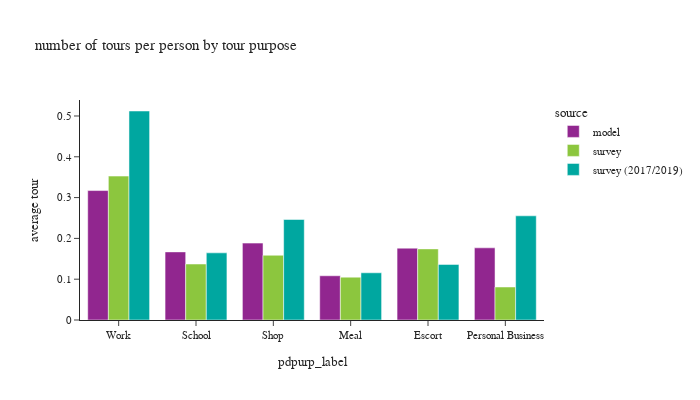

The notebook cell this image was saved under:
### Code cell
def plot_segment(df, tour_group_var,person_group_var,title_name):

    # df_plot
    fig = px.bar(df, x=tour_group_var[1], y="average tour", color="source",
                 barmode="group",title=title_name)
    fig.update_layout(height=400, width=700, font=dict(size=11),
                      yaxis=dict(tickformat=".2"))
    fig.show()

df_plot = df_tour.groupby(['source','pdpurp_label'])['toexpfac'].sum().reset_index(). \
    merge(df_person.groupby(['source'])['psexpfac'].sum().reset_index(), how='left', on=['source'])
df_plot['average tour'] = df_plot['toexpfac']/df_plot['psexpfac']
# df_plot
plot_segment(df_plot, tour_group_var=['source','pdpurp_label'],person_group_var=['source'],
             title_name="number of tours per person by tour purpose")

### Figure 1 — Plotly figure (JSON) as saved in the notebook; plotly's stock layout.template omitted (floating-point values rounded to 4 significant figures)
{"data": [{"alignmentgroup": "True", "hovertemplate": "source=model<br>pdpurp_label=%{x}<br>average tour=%{y}<extra></extra>", "legendgroup": "model", "marker": {"color": "#91268F", "pattern": {"shape": ""}}, "name": "model", "offsetgroup": "model", "orientation": "v", "showlegend": true, "textposition": "auto", "type": "bar", "x": ["Work", "School", "Shop", "Meal", "Escort", "Personal Business"], "xaxis": "x", "y": [0.3173, 0.1669, 0.1884, 0.1084, 0.1761, 0.1769], "yaxis": "y"}, {"alignmentgroup": "True", "hovertemplate": "source=survey<br>pdpurp_label=%{x}<br>average tour=%{y}<extra></extra>", "legendgroup": "survey", "marker": {"color": "#8CC63E", "pattern": {"shape": ""}}, "name": "survey", "offsetgroup": "survey", "orientation": "v", "showlegend": true, "textposition": "auto", "type": "bar", "x": ["Work", "School", "Shop", "Meal", "Escort", "Personal Business"], "xaxis": "x", "y": [0.3527, 0.1372, 0.1587, 0.1051, 0.1743, 0.0809], "yaxis": "y"}, {"alignmentgroup": "True", "hovertemplate": "source=survey (2017/2019)<br>pdpurp_label=%{x}<br>average tour=%{y}<extra></extra>", "legendgroup": "survey (2017/2019)", "marker": {"color": "#00A7A0", "pattern": {"shape": ""}}, "name": "survey (2017/2019)", "offsetgroup": "survey (2017/2019)", "orientation": "v", "showlegend": true, "textposition": "auto", "type": "bar", "x": ["Work", "School", "Shop", "Meal", "Escort", "Personal Business"], "xaxis": "x", "y": [0.5122, 0.1646, 0.2463, 0.1157, 0.1362, 0.2553], "yaxis": "y"}], "layout": {"barmode": "group", "font": {"size": 11}, "height": 400, "legend": {"title": {"text": "source"}, "tracegroupgap": 0}, "title": {"text": "number of tours per person by tour purpose"}, "width": 700, "xaxis": {"anchor": "y", "domain": [0.0, 1.0], "title": {"text": "pdpurp_label"}}, "yaxis": {"anchor": "x", "domain": [0.0, 1.0], "tickformat": ".2", "title": {"text": "average tour"}}}}
